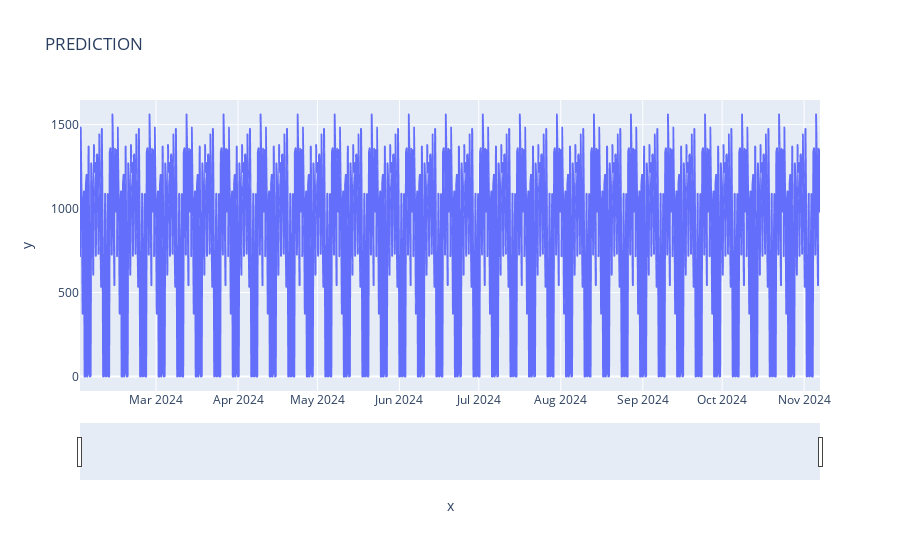

Write notebook code for a chart like this one.
### Code cell
import plotly.express as px
time_valid = np.array(time_valid)
x_valid = np.array(x_valid)
    # creating a dataframe
df = pd.DataFrame({"Time": time_valid, "Value": x_valid, "Result": results})
    # plotting the dataframe
# fig = px.line(df, x="Time", y=["Value", "Result"], title="PREDICTION")pvalue14, time14
fig = px.line(df, x=time14, y=pvalue14, title="PREDICTION")
fig.update_xaxes(rangeslider_visible=True)

### Figure 1 — Plotly figure (JSON) as saved in the notebook; plotly's stock layout.template omitted (floating-point values rounded to 4 significant figures; data arrays with more than 128 entries replaced by an {"elided": "..."} marker saying what was removed)
{"data": [{"hovertemplate": "x=%{x}<br>y=%{y}<extra></extra>", "legendgroup": "", "line": {"color": "#636efa", "dash": "solid"}, "marker": {"symbol": "circle"}, "mode": "lines", "name": "", "showlegend": false, "type": "scattergl", "x": {"elided": "1120 str values"}, "xaxis": "x", "y": {"elided": "1120 int values"}, "yaxis": "y"}], "layout": {"autosize": true, "legend": {"tracegroupgap": 0}, "title": {"text": "PREDICTION"}, "xaxis": {"anchor": "y", "autorange": true, "domain": [0, 1], "range": ["2024-02-01 06:01:23", "2024-11-07 00:01:23"], "rangeslider": {"autorange": true, "range": ["2024-02-01 06:01:23", "2024-11-07 00:01:23"], "visible": true, "yaxis": {"_template": null, "rangemode": "match"}}, "title": {"text": "x"}, "type": "date"}, "yaxis": {"anchor": "x", "autorange": true, "domain": [0, 1], "range": [-86.67, 1647.0], "title": {"text": "y"}, "type": "linear"}}}
